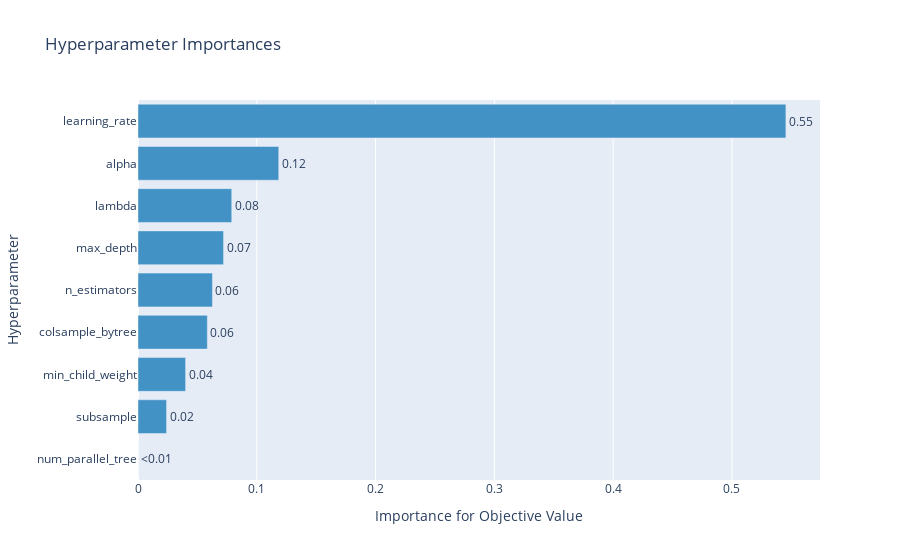

Here is the notebook cell this chart was saved with:
### Code cell
optuna.visualization.plot_param_importances(study)

### Figure 1 — Plotly figure (JSON) as saved in the notebook; plotly's stock layout.template omitted (floating-point values rounded to 4 significant figures)
{"data": [{"cliponaxis": false, "hovertemplate": ["num_parallel_tree (IntDistribution): 0.0<extra></extra>", "subsample (FloatDistribution): 0.024040121882868516<extra></extra>", "min_child_weight (IntDistribution): 0.04007745931251076<extra></extra>", "colsample_bytree (FloatDistribution): 0.05837373479523927<extra></extra>", "n_estimators (IntDistribution): 0.06268151408925464<extra></extra>", "max_depth (CategoricalDistribution): 0.07201330417631227<extra></extra>", "lambda (FloatDistribution): 0.07891448848639333<extra></extra>", "alpha (FloatDistribution): 0.11848841755315273<extra></extra>", "learning_rate (FloatDistribution): 0.5454109597042686<extra></extra>"], "marker": {"color": "rgb(66,146,198)"}, "orientation": "h", "text": ["<0.01", "0.02", "0.04", "0.06", "0.06", "0.07", "0.08", "0.12", "0.55"], "textposition": "outside", "type": "bar", "x": [0, 0.02404, 0.04008, 0.05837, 0.06268, 0.07201, 0.07891, 0.1185, 0.5454], "y": ["num_parallel_tree", "subsample", "min_child_weight", "colsample_bytree", "n_estimators", "max_depth", "lambda", "alpha", "learning_rate"]}], "layout": {"showlegend": false, "title": {"text": "Hyperparameter Importances"}, "xaxis": {"title": {"text": "Importance for Objective Value"}}, "yaxis": {"title": {"text": "Hyperparameter"}}}}
